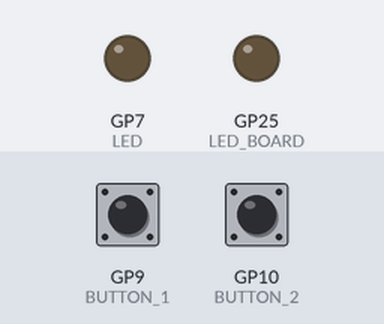
Recording of a program running on a simulated Raspberry Pi Pico running MicroPython. Parts: output pins drawn as LEDs (lit = HIGH). The test bench sets the inputs (shaded band); at power-on: GP9 (BUTTON_1) LOW, GP10 (BUTTON_2) LOW. What the program prints to the serial console is not drawn.

Above: at 1.2 s.
1.3 s: GP9 (BUTTON_1) pulled HIGH for 0.15 s
At 2.3 s:
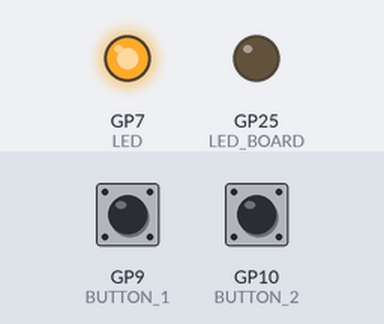
2.9 s: GP10 (BUTTON_2) pulled HIGH for 0.15 s
At 3.5 s:
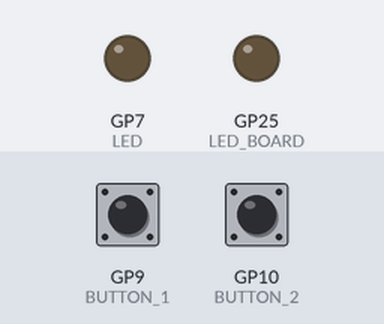
4.9 s: GP9 (BUTTON_1) pulled HIGH for 1 s
At 6.3 s:
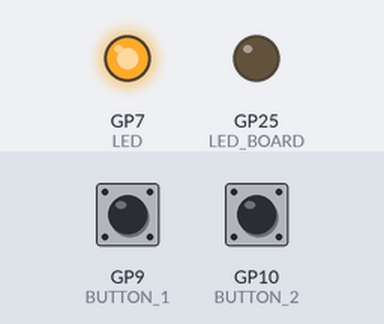
7.4 s: GP10 (BUTTON_2) pulled HIGH for 1 s
At 8.2 s:
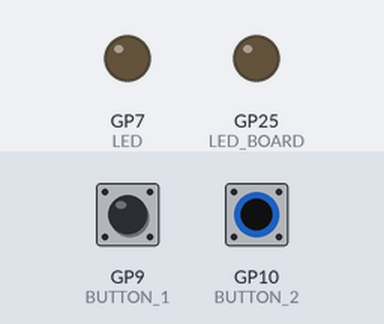
Timing chart, 0 to 10.4 s (numbered marks = the images above; inputs shaded):
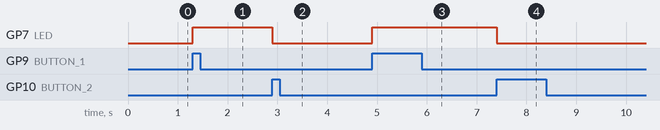

The program:

raspberry.py
```python
import time
from machine import ADC, Pin, PWM

# --------------- INIT -------------------
def welcome(): print('Welcome the Raspberry Pi Pico Pinout')

# --------------- VARIABLES -------------------
ENABLE = True
LED_BOARD = Pin(25, Pin.OUT) # Built-in LED
LED = Pin(7, Pin.OUT) # External LED
BUTTON_1 = Pin(9, Pin.IN, Pin.PULL_DOWN) # Button 1
BUTTON_2 = Pin(10, Pin.IN, Pin.PULL_DOWN) # Button 2

# =============== FUNCTIONS ===============
def enableLED(led):
    led.on()
    time.sleep(0.5)

def disableLED(led):
    led.off()
    time.sleep(0.5)

def isActiveButton(button):
    print('BUTTON')
    enable = button.value()
    return enable

def enableLEDByButton():
    print('======== FUNCTION =========')
    isEnabled = isActiveButton(BUTTON_1)
    isDisabled = isActiveButton(BUTTON_2)

    if isEnabled:
        enableLED(LED)
        print('ENABLE')
    if isDisabled:
        disableLED(LED)
        print('DISABLE')

def home():
    BUTTON_1.irq(trigger = Pin.IRQ_RISING, handler = enableLEDByButton())
    BUTTON_2.irq(trigger = Pin.IRQ_FALLING, handler = enableLEDByButton())

# =============== MAIN ===============
while ENABLE:
    # enableLED(LED)
    # isActiveButton(BUTTON_1)
    enableLEDByButton()
    # home()
```

Measured:
- after the input at 1.3 s, GP7 (LED): LOW → HIGH at once
- after the input at 2.9 s, GP7 (LED): HIGH → LOW at once
- after the input at 4.9 s, GP7 (LED): LOW → HIGH at once
- after the input at 7.4 s, GP7 (LED): HIGH → LOW at once
